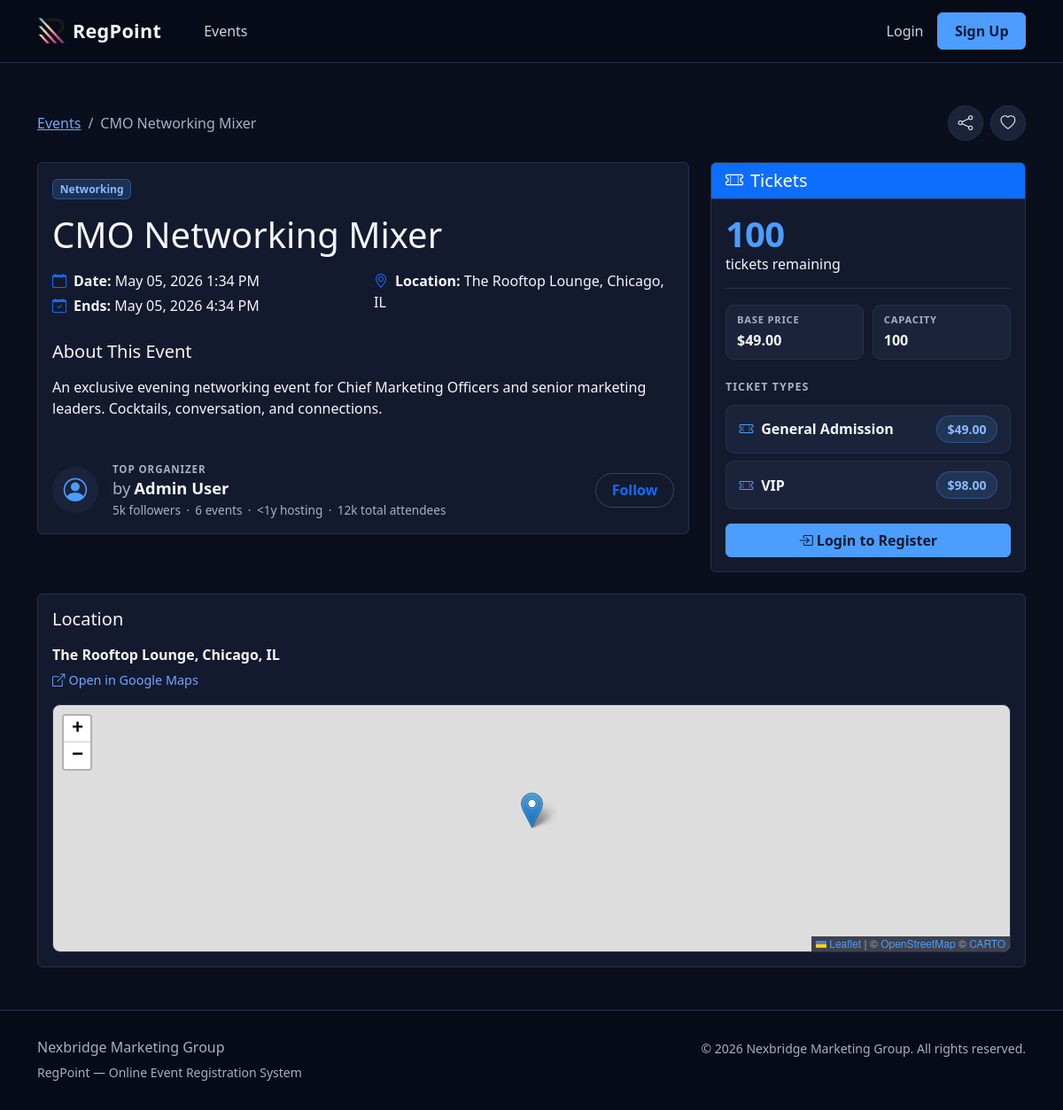
/events/cmo-networking-mixer/, run on the app's committed database.
### events/models.py (models this page shows, shortened)
class Event(models.Model):
    title = models.CharField(max_length=200)
    slug = models.SlugField(max_length=200, unique=True)
    description = models.TextField()
    category = models.ForeignKey(
        EventCategory,
        on_delete=models.SET_NULL,
        null=True,
        blank=True,
        related_name="events",
    )
    date = models.DateTimeField()
    end_date = models.DateTimeField(null=True, blank=True)
    location = models.CharField(max_length=300)
    capacity = models.PositiveIntegerField()
    price = models.DecimalField(max_digits=10, decimal_places=2, default=0)
    created_by = models.ForeignKey(
        settings.AUTH_USER_MODEL,
        on_delete=models.CASCADE,
        related_name="created_events",
    )
    created_at = models.DateTimeField(auto_now_add=True)
    updated_at = models.DateTimeField(auto_now=True)
    is_active = models.BooleanField(default=True)
    class Meta:
        ordering = ["date"]
    @property
    def tickets_sold(self):
        return sum(
            r.quantity
            for r in self.registrations.filter(status__in=["confirmed", "pending"])
        )
    @property
    def tickets_remaining(self):
        return max(0, self.capacity - self.tickets_sold)
    @property
    def is_sold_out(self):
        return self.tickets_remaining <= 0

class EventCategory(models.Model):
    name = models.CharField(max_length=100, unique=True)
    slug = models.SlugField(max_length=100, unique=True)
    class Meta:
        verbose_name_plural = "Event Categories"
        ordering = ["name"]

class TicketType(models.Model):
    event = models.ForeignKey(
        Event, on_delete=models.CASCADE, related_name="ticket_types"
    )
    name = models.CharField(max_length=100)
    price = models.DecimalField(max_digits=10, decimal_places=2)
    quantity_available = models.PositiveIntegerField()

### events/views.py (the view)
# urls.py: path("events/<slug:slug>/", views.event_detail, name="event_detail"),
def event_detail(request, slug):
    event = get_object_or_404(
        Event.objects.select_related("category", "created_by").prefetch_related(
            "ticket_types"
        ),
        slug=slug,
    )
    registration_form = None
    user_registration = None
    if request.user.is_authenticated:
        user_registration = Registration.objects.filter(
            user=request.user, event=event
        ).exclude(status="cancelled").first()
        if not user_registration and event.is_upcoming and not event.is_sold_out:
            registration_form = RegistrationForm(event=event)
    context = {
        "event": event,
        "registration_form": registration_form,
        "user_registration": user_registration,
    }
    return render(request, "events/event_detail.html", context)

### events/templates/events/event_detail.html (shortened to what this page needs)
{% extends "events/base.html" %}
{% block extra_css %}
<link rel="stylesheet" href="https://unpkg.com/leaflet@1.9.4/dist/leaflet.css"
>
{% endblock %}
{% block content %}
<div class="container py-5">
    <div class="d-flex justify-content-between align-items-center mb-4 flex-wrap gap-2">
        <nav aria-label="breadcrumb">
            <ol class="breadcrumb mb-0">
                <li class="breadcrumb-item"><a href="{% url 'event_list' %}">Events</a></li>
                <li class="breadcrumb-item active">{{ event.title }}</li>
            </ol>
        </nav>
        <div class="event-actions">
            <button type="button" class="event-action-btn" id="share-btn"
                    aria-label="Share this event" title="Share">
                <i class="bi bi-share" aria-hidden="true"></i>
            </button>
            <button type="button" class="event-action-btn" id="favorite-btn"
                    data-slug="{{ event.slug }}"
                    aria-label="Save to favorites" aria-pressed="false" title="Favorite">
                <i class="bi bi-heart" aria-hidden="true"></i>
            </button>
        </div>
    </div>
    <div class="row">
        <div class="col-lg-8">
            <div id="event-info-card" class="card mb-4">
                <div class="card-body">
                    {% if event.category %}
                    <span class="badge bg-primary mb-3">{{ event.category.name }}</span>
                    {% endif %}
                    <h1 class="mb-3">{{ event.title }}</h1>
                    <div class="row mb-4">
                        <div class="col-sm-6">
                            <p class="mb-1"><i class="bi bi-calendar me-2 text-primary"></i><strong>Date:</strong> {{ event.date|date:"F d, Y g:i A" }}</p>
                            {% if event.end_date %}
                            <p class="mb-1"><i class="bi bi-calendar-check me-2 text-primary"></i><strong>Ends:</strong> {{ event.end_date|date:"F d, Y g:i A" }}</p>
                            {% endif %}
                        </div>
                        <div class="col-sm-6">
                            <p class="mb-1"><i class="bi bi-geo-alt me-2 text-primary"></i><strong>Location:</strong> {{ event.location }}</p>
                        </div>
                    </div>
                    <h5>About This Event</h5>
                    <p>{{ event.description|linebreaks }}</p>
                    <div class="organizer-strip">
                        <div class="organizer-avatar" aria-hidden="true">
                            {% if event.created_by.profile.avatar %}
                            <img src="{{ event.created_by.profile.avatar.url }}" alt="">
                            {% else %}
                            <i class="bi bi-person-circle"></i>
                            {% endif %}
                        </div>
                        <div class="organizer-info">
                            <div class="organizer-label">Top Organizer</div>
                            <div class="organizer-name">
                                <span class="organizer-by">by</span>{{ event.created_by.get_full_name|default:event.created_by.username }}
                            </div>
                            <div class="organizer-meta">
                                <span class="organizer-followers" data-username="{{ event.created_by.username }}">&nbsp;</span>
                                <span aria-hidden="true">&middot;</span>
                                <span>{{ event.created_by.created_events.count }} event{{ event.created_by.created_events.count|pluralize }}</span>
                                <span aria-hidden="true">&middot;</span>
                                <span class="organizer-hosting" data-joined="{{ event.created_by.date_joined|date:'Y-m-d' }}">&nbsp;</span>
                                <span aria-hidden="true">&middot;</span>
                                <span class="organizer-attendees" data-username="{{ event.created_by.username }}">&nbsp;</span>
                            </div>
                        </div>
                        <button type="button"
                                class="btn btn-outline-primary organizer-follow-btn"
                                data-username="{{ event.created_by.username }}"
                                aria-pressed="false">
                            <span class="follow-label">Follow</span>
                        </button>
                    </div>
                </div>
            </div>
        </div>
        <div class="col-lg-4">
            <div id="ticket-card" class="card mb-4">
                <div class="card-header bg-primary text-white">
                    <h5 class="mb-0"><i class="bi bi-ticket-perforated me-2"></i>Tickets</h5>
                </div>
                <div class="card-body d-flex flex-column">
                    <div class="ticket-availability">
                        {% if event.is_sold_out %}
                        <span class="ticket-avail-num is-sold-out">0</span>
                        <span class="ticket-avail-lbl">tickets remaining &middot; <span class="text-danger">Sold out</span></span>
                        {% else %}
                        <span class="ticket-avail-num">{{ event.tickets_remaining }}</span>
                        <span class="ticket-avail-lbl">tickets remaining</span>
                        {% endif %}
                    </div>
                    <div class="ticket-meta">
                        <div class="ticket-meta-item">
                            <span class="ticket-meta-lbl">Base price</span>
                            <span class="ticket-meta-val">${{ event.price }}</span>
                        </div>
                        <div class="ticket-meta-item">
                            <span class="ticket-meta-lbl">Capacity</span>
                            <span class="ticket-meta-val">{{ event.capacity }}</span>
                        </div>
                    </div>
                    {% if event.ticket_types.all %}
                    <h6 class="ticket-types-heading">Ticket Types</h6>
                    <ul class="ticket-type-list">
                        {% for tt in event.ticket_types.all %}
                        <li class="ticket-type-row">
                            <span class="ticket-type-name">
                                <i class="bi bi-ticket-perforated" aria-hidden="true"></i>{{ tt.name }}
                            </span>
                            <span class="ticket-type-price">${{ tt.price }}</span>
                        </li>
                        {% endfor %}
                    </ul>
                    {% endif %}
                    <div class="ticket-cta mt-auto">
                    {% if user_registration %}
                    <div class="alert alert-success mb-0">
                        <i class="bi bi-check-circle me-2"></i>
                        You're registered!<br>
                        <small>Code: <strong>{{ user_registration.confirmation_code }}</strong></small><br>
                        <a href="{% url 'registration_detail' user_registration.confirmation_code %}" class="btn btn-sm btn-outline-success mt-2">View Registration</a>
                    </div>
                    {% elif not user.is_authenticated %}
                    <a href="{% url 'account_login' %}?next={{ request.path }}" class="btn btn-accent w-100">
                        <i class="bi bi-box-arrow-in-right me-1"></i>Login to Register
                    </a>
                    {% elif not event.is_upcoming %}
                    <div class="alert alert-secondary mb-0">This event has already passed.</div>
                    {% endif %}
                    </div>
                </div>
            </div>
        </div>
    </div>
    <div class="card">
        <div class="card-body">
            <h5 class="card-title mb-3">Location</h5>
            <div class="fw-semibold mb-1">{{ event.location }}</div>
            <a class="map-link text-decoration-none"
               href="https://www.google.com/maps/search/?api=1&amp;query={{ event.location|urlencode }}"
               target="_blank" rel="noopener">
                <i class="bi bi-box-arrow-up-right me-1" aria-hidden="true"></i>Open in Google Maps
            </a>
            <div id="event-map"
                 class="event-map mt-3"
                 data-slug="{{ event.slug }}"
                 aria-label="Map of the event location"></div>
        </div>
    </div>
</div>
{% endblock %}

### events/templates/events/base.html (style rules this page uses)
:root { --nb-bg: #0a0f1e; --nb-bg-elevated: #0d1324; --nb-surface: #131a2e; --nb-surface-2: #1a2339; --nb-border: #26304a; --nb-border-strong:#384463; --nb-text: #f4f6fa; --nb-text-muted: #a7b0c4; --nb-text-subtle: #7a8399; --nb-primary: #4c9dff; --nb-accent: #4c9dff; --nb-accent-hover: #6aafff; --nb-focus-ring: #9ec5ff; --nb-dark: #070b17; --bs-body-bg: #0a0f1e; --bs-body-color: #f4f6fa; --bs-border-color: #26304a; --bs-secondary-color: #a7b0c4; --bs-tertiary-bg: #131a2e; --bs-emphasis-color: #f4f6fa; }
body { min-height: 100vh; display: flex; flex-direction: column; font-size: 1rem; background: var(--nb-bg); color: var(--nb-text); }
.btn-accent { background-color: var(--nb-accent); border-color: var(--nb-accent); color: #031a35; font-weight: 600; }
.btn-outline-primary, .btn-outline-secondary, .btn-outline-danger, .btn-outline-dark { border-color: var(--nb-border-strong); }
.card { background: var(--nb-surface); border: 1px solid var(--nb-border); color: var(--nb-text); }
.card-header { background: var(--nb-surface-2); border-bottom-color: var(--nb-border); }
.badge.bg-primary { background: rgba(76,157,255,.18) !important; color: #8bb8ff !important; border: 1px solid rgba(76,157,255,.32); }

### data on the page
Event: title "CMO Networking Mixer", category.name "Networking", date "May 05, 2026 1:34 PM", end_date "May 05, 2026 4:34 PM", location "The Rooftop Lounge, Chicago, IL", description "An exclusive evening networking event for Chief Marketing Officers and senior marketing leaders. Cocktails, conversation, and connections.", created_by.get_full_name "Admin User", created_by.created_events.count "6", tickets_remaining "100", price "49.00", capacity "100"
TicketType: name "General Admission", price "49.00"
TicketType: name "VIP", price "98.00"
